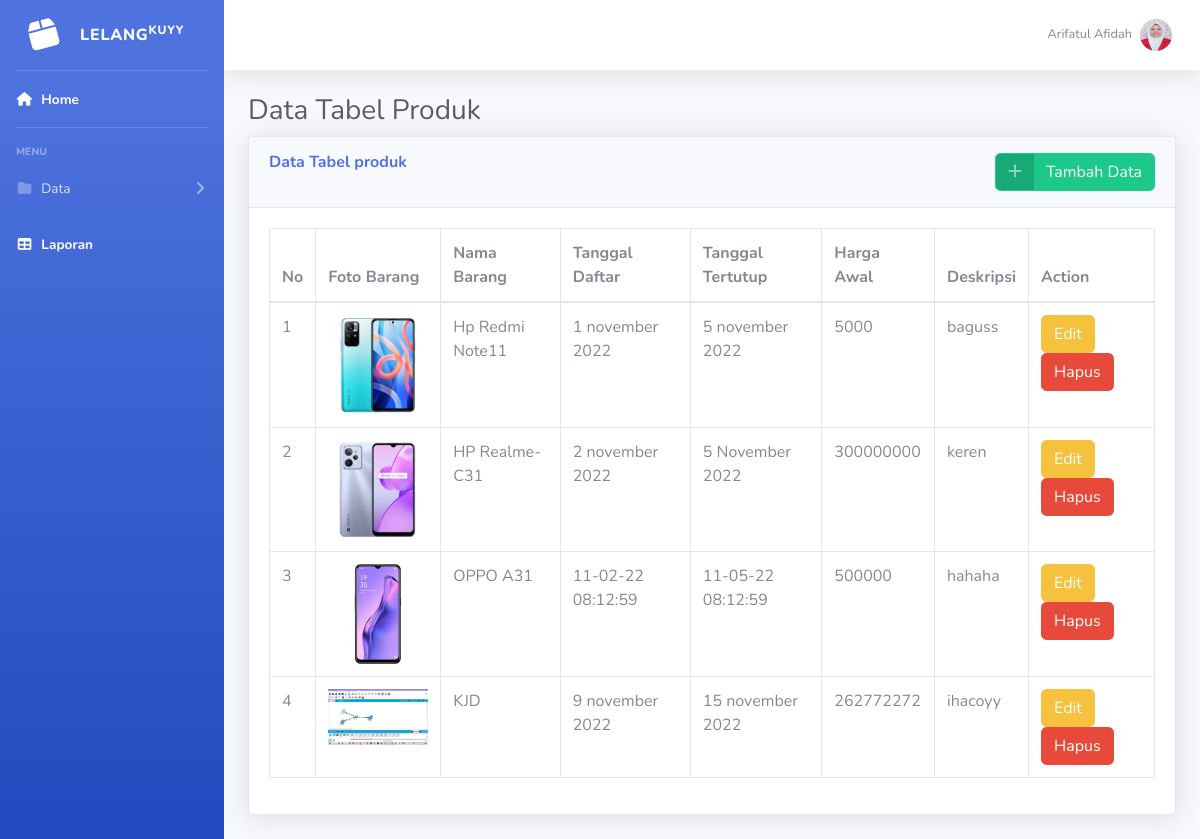
The app's page /admin/barang.php (signed in) with its own data.
### tables this page shows
CREATE TABLE `barang` (
  `id` int(11) NOT NULL,
  `nama_barang` varchar(225) NOT NULL,
  `tgl_daftar` text NOT NULL,
  `tgl_exp` text NOT NULL,
  `harga_awal` int(11) NOT NULL,
  `deskripsi` text NOT NULL,
  `foto_barang` text NOT NULL,
  `status` enum('terbuka','terlelang','tertutup') NOT NULL
);

### admin/barang.php (the view, shortened to what this page needs)
<!DOCTYPE html>
<html lang="en">
<head>
    <link href="../assets/vendor/fontawesome-free/css/all.min.css" rel="stylesheet" type="text/css">
    <link href="../assets/css/sb-admin-2.min.css" rel="stylesheet">
</head>
<body id="page-top">
    <div id="wrapper">
        <ul class="navbar-nav bg-gradient-primary sidebar sidebar-dark accordion" id="accordionSidebar">
            <a class="sidebar-brand d-flex align-items-center justify-content-center" href="index.php">
                <div class="sidebar-brand-icon rotate-n-15">
                <i class="fas fa-fw fa-box"></i>
                </div>
                <div class="sidebar-brand-text mx-3">LELANG<sup>KUYY</sup></div>
            </a>
            <hr class="sidebar-divider my-0">
            <li class="nav-item active">
                <a class="nav-link" href="index.php">
                    <i class="fas fa-fw fa-home"></i>
                    <span>Home</span></a>
            </li>
            <hr class="sidebar-divider">
            <div class="sidebar-heading">
                Menu
            </div>
            <li class="nav-item">
                <a class="nav-link collapsed" href="#" data-toggle="collapse" data-target="#collapseTwo"
                    aria-expanded="true" aria-controls="collapseTwo">
                    <i class="fas fa-fw fa-folder"></i>
                    <span>Data</span>
                </a>
            </li>
            <li class="nav-item active">
                <a class="nav-link" href="laporan.php">
                    <i class="fas fa-fw fa-table"></i>
                    <span>Laporan</span></a>
            </li>
        </ul>
        <div id="content-wrapper" class="d-flex flex-column">
            <div id="content">
                <nav class="navbar navbar-expand navbar-light bg-white topbar mb-4 static-top shadow">
                    <ul class="navbar-nav ml-auto">
                        <li class="nav-item dropdown no-arrow">
                            <a class="nav-link dropdown-toggle" href="" id="userDropdown" role="button"
                                data-toggle="dropdown" aria-haspopup="true" aria-expanded="false">
                                <span class="mr-2 d-none d-lg-inline text-gray-600 small"><?php echo $_SESSION['username']?></span>
                                <img class="img-profile rounded-circle"
                                src="../assets/img/FotoSMK.JPG">
                            </a>
                        </li>
                    </ul>
                </nav>
                <div class="container-fluid">
                    <h1 class="h3 mb-2 text-gray-800">Data Tabel Produk</h1>
                    <div class="card shadow mb-4">
                        <div class="card-header py-3">
                        <button type="button" class="btn btn-success btn-icon-split" style="float: right;" data-toggle="modal" data-target="#TambahModal">
                                        <span class="icon text-white-50">
                                            <i class="fas fa-plus"></i>
                                        </span>
                                        <span class="text">Tambah Data</span>
                            </button>
                            <h6 class="m-0 font-weight-bold text-primary">Data Tabel produk</h6>
                        </div>
                        <div class="card-body">
                            <div class="table-responsive">
                            <table class="table table-bordered" id="dataTable" width="100%" cellspacing="0">
                            <thead>
                                        <tr>
                                            <th>No</th>
                                            <th>Foto Barang</th>
                                            <th>Nama Barang</th>
                                            <th>Tanggal Daftar</th>
                                            <th>Tanggal Tertutup</th>
                                            <th>Harga Awal</th>
                                            <th>Deskripsi</th>
                                            <th>Action</th>
                                        </tr>
                                        </thead>
                                        <tbody>
                                        <?php
                                        include "../koneksi.php";
                                        $barang = mysqli_query($conn,"SELECT * FROM barang ");
                                        $no = 0;
                                        while ($data = mysqli_fetch_array($barang)) {
                                        $no++;
                                        $foto_barang = $data['foto_barang'];
                                        ?>
                                        <tr>
                                            <td><?php echo $no?></td>
                                            <td><img src="../assets/img/<?php echo $foto_barang ?>" style="width: 100px; text-align:center;" alt=""></td>
                                            <td><?=$data['nama_barang']?></td>
                                            <td><?=$data['tgl_daftar']?></td>
                                            <td><?=$data['tgl_exp']?></td>
                                            <td><?=$data['harga_awal']?></td>
                                            <td><?=$data['deskripsi']?></td>
                                            <td>
                                                <form action="" method="post">
                                            <button type="button" class="btn btn-warning" data-toggle="modal" data-target="#EditModal<?php echo $data['id']; ?>">
                                            Edit
                                            </button>
                                            <input type="submit" name="hapus" value="Hapus"class="btn btn-danger" onclick="return confirm('Are you sure you want to delete this item?')">
                                            </form>
                                            </td>
                                        </tr>
                                        <?php
                                    }
                                    ?>
                                    </tbody>
                                </table>
                            </div>
                        </div>
                    </div>
         </div>
            </div>
        </div>
    </div>
</body>
</html>

### records on screen
barang: foto_barang (picture), nama_barang "Hp Redmi Note11", tgl_daftar "1 november 2022", tgl_exp "5 november 2022", harga_awal "5000", deskripsi "baguss"
barang: foto_barang (picture), nama_barang "HP Realme-C31", tgl_daftar "2 november 2022", tgl_exp "5 November 2022", harga_awal "300000000", deskripsi "keren"
barang: foto_barang (picture), nama_barang "OPPO A31", tgl_daftar "11-02-22 08:12:59", tgl_exp "11-05-22 08:12:59", harga_awal "500000", deskripsi "hahaha"
barang: foto_barang (picture), nama_barang "KJD", tgl_daftar "9 november 2022", tgl_exp "15 november 2022", harga_awal "262772272", deskripsi "ihacoyy"

### other values on screen
$_SESSION['username'] "Arifatul Afidah"
